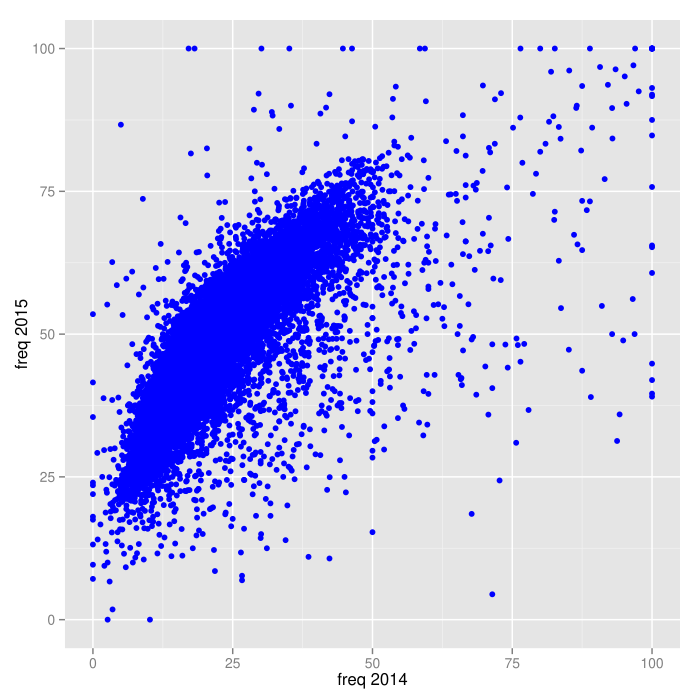

The R source for this figure:
## http://www.statmethods.net/stats/regression.html
## http://www.cookbook-r.com/Statistical_analysis/Regression_and_correlation/
## google:: trust wvs  Heston et al.
## http://tdhock.github.io/animint/geoms.html
#library(reshape)
require(ggplot2)


d <- read.csv("komisje-frekwencja14_15.csv", sep = ';',  header=T, na.string="NA");
str(d)

ggplot(d, aes(x = freq)) +
  geom_point(aes(y = freq15), colour = 'blue') +
  xlab(label="freq 2014") +
  ylab(label="freq 2015")

#
d <- subset (d, ( lkw > 20 & lkw15 > 20 ));
str(d)

ggplot(d, aes(x = freq)) +
  geom_point(aes(y = freq15), colour = 'blue') +
  xlab(label="freq 2014") +
  ylab(label="freq 2015")

d <- subset (d, ( freq > 40 & freq15 > 40 ));
str(d)
ggplot(d, aes(x = freq)) +
  geom_point(aes(y = freq15), colour = 'blue') +
  xlab(label="freq 2014") +
  ylab(label="freq 2015")
